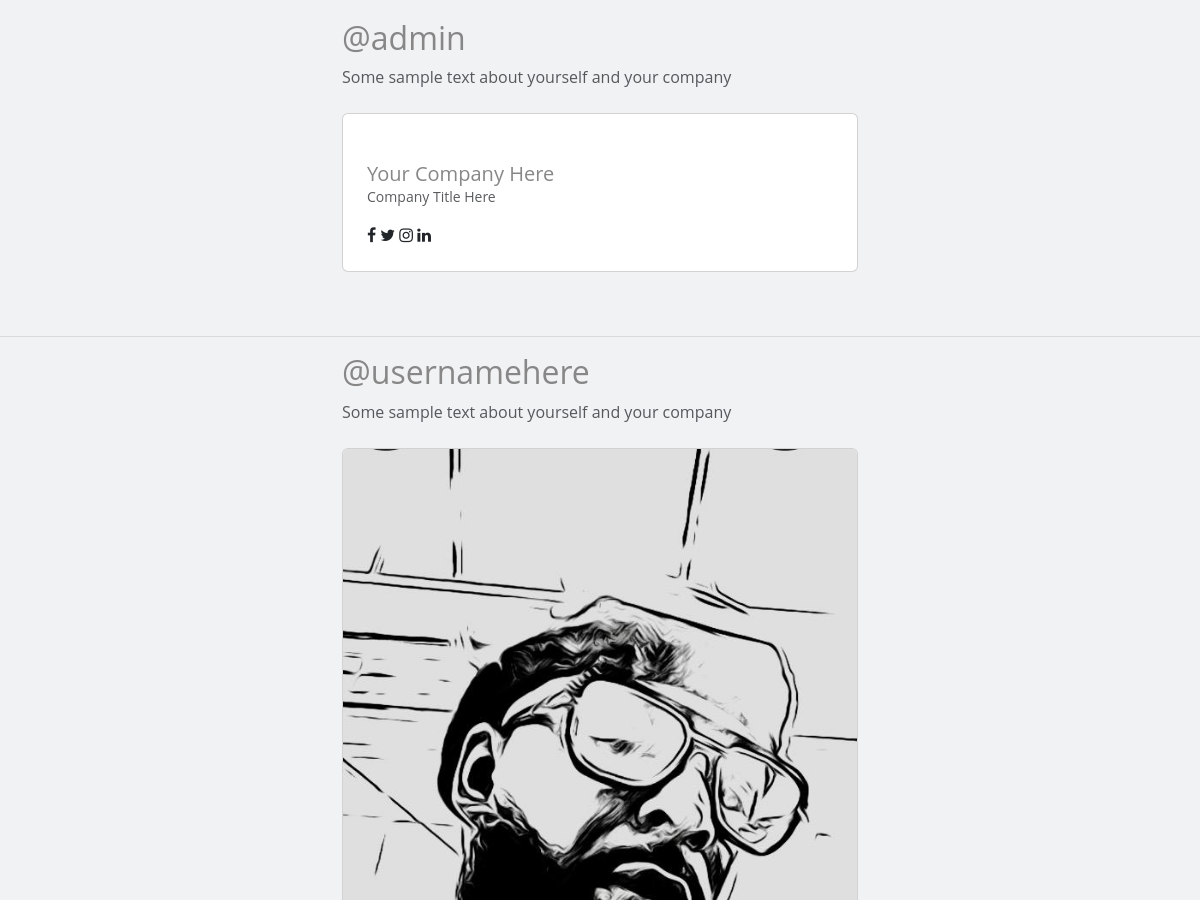
Before: / (middle part) with the older database file.
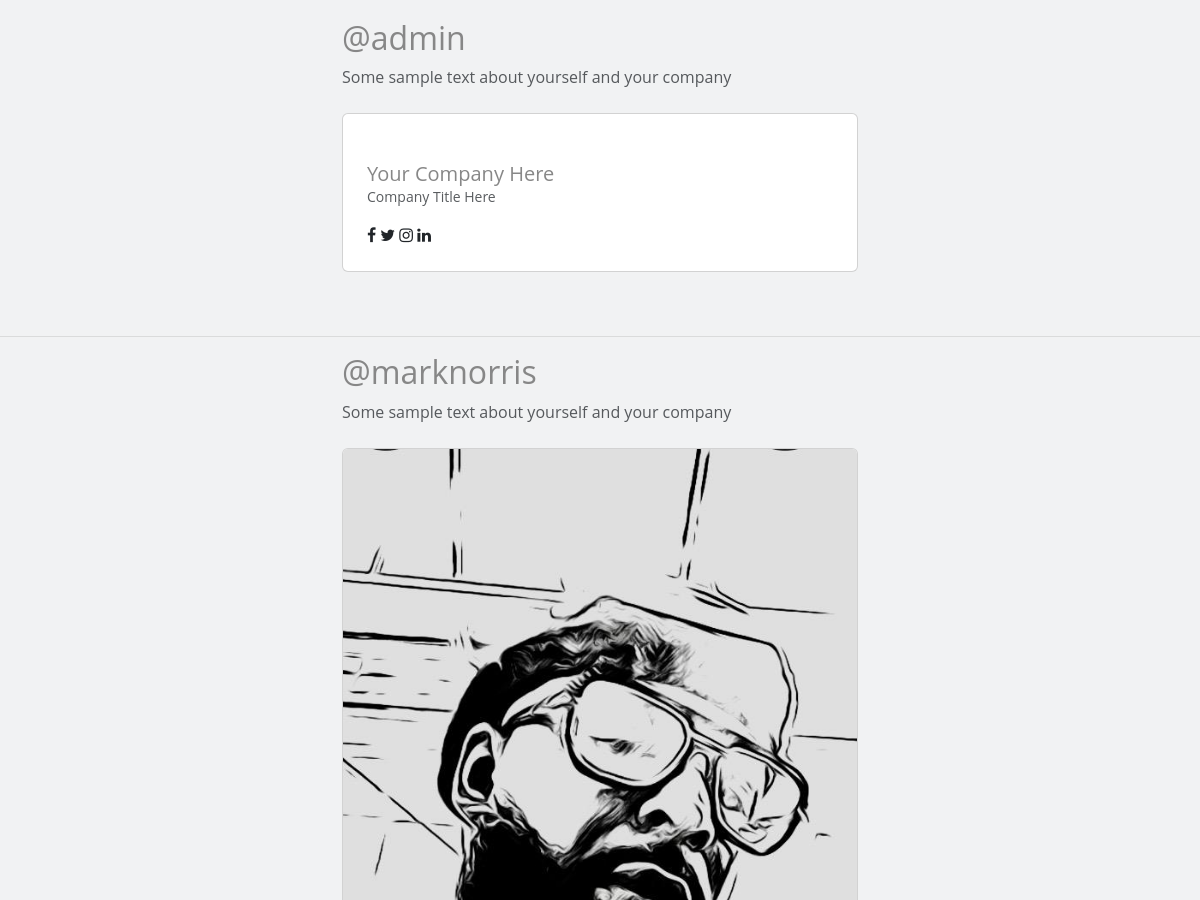
After: the same page with the newer database file.
### members/models.py (models this page shows, shortened)
class Post(models.Model):
    user = models.OneToOneField(User, on_delete=models.CASCADE)
    username = models.CharField(max_length=50, blank=True, default='@')
    full_name = models.CharField(max_length=100, blank=False)
    profile_picture = models.ImageField( upload_to='images/profile',null=False ,blank=False, default='media/images/profile/defaultBizman_5lfB6OA.jpg')
    business = models.CharField(max_length=100, blank=False)
    phone_number = models.CharField(max_length=20, blank=True)
    email_address = models.EmailField(max_length=100, blank=True)
    website = models.URLField(blank=True)
    job_title = models.CharField(max_length=100, blank=True)
    about = models.CharField(max_length=300, blank=True)
    background_banner = models.ImageField( upload_to='images/profile',null=False, blank=False, default='media/images/profile/TapNCard_Default_Profile_Banner_zZkKI0A.png')
    facebook = models.URLField(blank=False, default="http://www.facebook.com/username")
    instagram = models.URLField(blank=True, default="http://www.instagram.com/username")
    tiktok = models.URLField(blank=True, default="http://www.tiktok.com/username")
    twitter = models.URLField(blank=True, default="http://www.twitter.com/username")
    linkedin = models.URLField(blank=True, default="http://www.linkedin.com/username")
    paypal = models.URLField(blank=True, default="http://www.paypal.com/username")
    cashapp = models.URLField(blank=True, default="http://www.cashapp.com/username")
    snap = models.URLField(blank=True, default="http://www.snapchat.com/username")
    discord = models.URLField(blank=True, default="http://www.discord.com/username")
    twitch = models.URLField(blank=True, default="http://www.twitch.com/username")
    spotify = models.URLField(blank=True, default="http://www.spotify.com/username")
    apple_music = models.URLField(blank=True, default="http://www.applemusic.com/username")
    sound_cloud = models.URLField(blank=True, default="http://www.soundcloud.com/username")

### main/views.py (the view)
# urls.py: path('', HomeView.as_view(), name='home'),
class HomeView(ListView):
    model = Post
    template_name = 'main/home.html'
    context_object_name = 'posts'
    def get_context_data(self, **kwargs):
        context = super().get_context_data(**kwargs)
        post = Post.objects.first()  # Replace this with your actual logic
        context['post'] = post
        return context

### main/templates/main/home.html (shortened to what this page needs)
{% extends 'base.html'  %}
{% load static %}
{% block content %}
<br><br>
<section id="gallery">
 <div class="container">
 <br><br>
  <div class="container-fluid">
  <br><br>
  {% for post in posts %}
        <div class="container" style="max-width: 540px;">
          <h2 class="font-weight-bold mb-2">{{post.username}}</h2>
        <p class="font-italic text-muted mb-4">{{ post.about }}</p>
        <div class="card "><a href="{% url 'profile' post.pk %}"><img src="{{ post.profile_picture.url }}" alt="" class="w-100 card-img-top"></a>
          <div class="p-4">
            <h5 class="mb-0">{{post.business}}</h5>
            <p class="small text-muted">{{post.job_title}}</p>
            <ul class="social mb-0 list-inline mt-3">
              <li class="list-inline-item m-0"><a href="{{ post.facebook }}" class="social-link"><i class="fa fa-facebook-f"></i></a></li>
              <li class="list-inline-item m-0"><a href="{{ post.twitter }}" class="social-link"><i class="fa fa-twitter"></i></a></li>
              <li class="list-inline-item m-0"><a href="{{ post.instagram }}" class="social-link"><i class="fa fa-instagram"></i></a></li>
              <li class="list-inline-item m-0"><a href="{{ post.linkedin }}" class="social-link"><i class="fa fa-linkedin"></i></a></li>
            </ul>
          </div>
        </div>
      </div>
    </div>
  </div>
  <br><br><hr>
    {% endfor %}
  {% endblock  %}

Changed rows visible on the page:
changed Post: username "@usernamehere" → "@marknorris"
